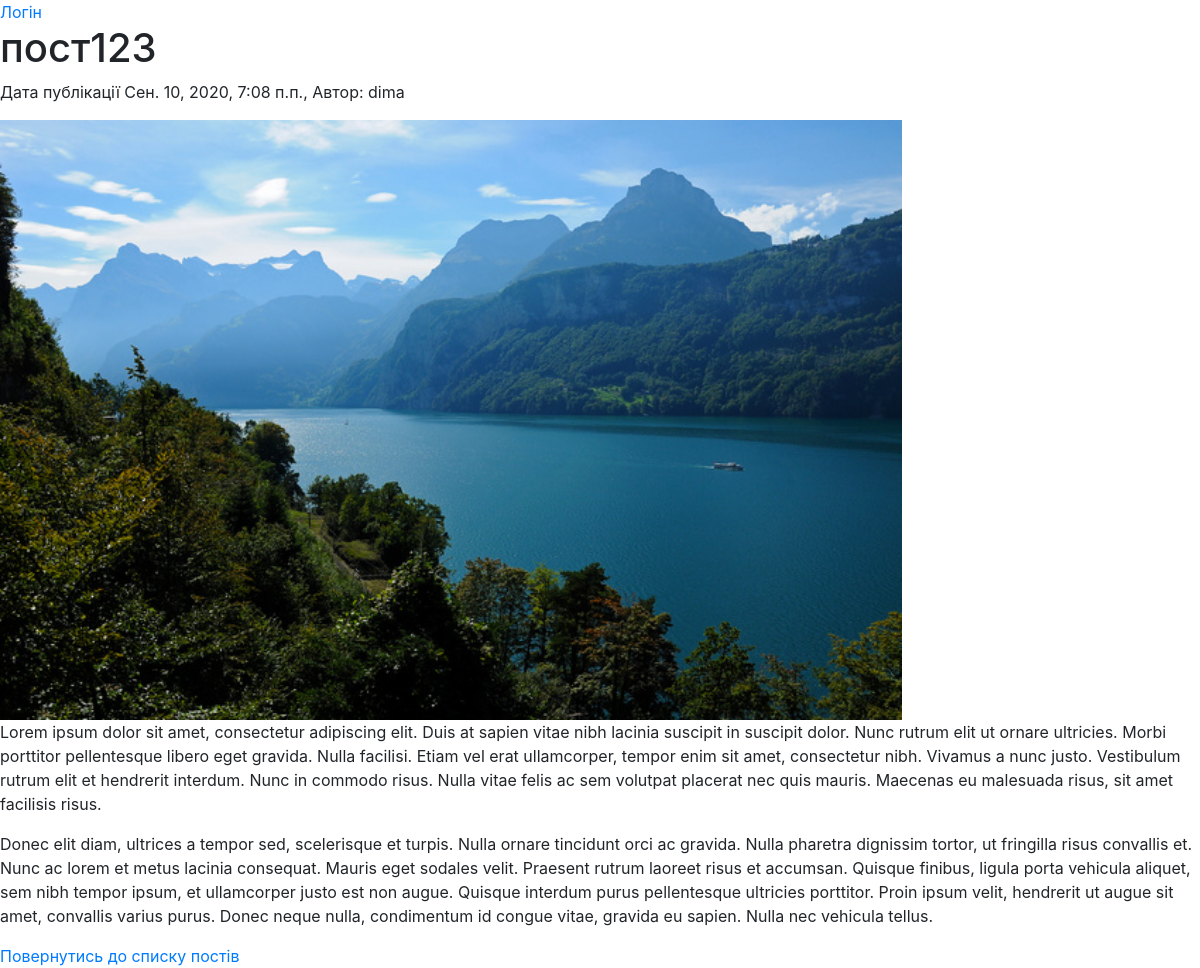
The app's page /blog/2/ with its own data.
### blog/models.py (models this page shows, shortened)
class Post(models.Model):
    title = models.CharField(max_length=250)
    author = models.ForeignKey(User, on_delete=models.CASCADE)
    text = models.TextField()
    photo = models.ImageField(upload_to='photos')
    published = models.BooleanField(default=False)
    publish = models.DateTimeField(default=timezone.now)
    created = models.DateTimeField(auto_now_add=True)
    updated = models.DateTimeField(auto_now=True)
    tags = TaggableManager()
    class Meta:
        ordering = ('-publish',)

### blog/views.py (the view)
# urls.py: path('<int:post_id>/', views.post_detail, name='post_detail'),
def post_detail(request, post_id):
    post = Post.objects.get(id=post_id)
    return render(request, 'blog/post/detail.html', {'post': post})

### templates/blog/post/detail.html (shortened to what this page needs)
{% extends "blog/base.html" %}
    {% block content %}
        {% if request.user.is_authenticated %}
        <div>
        <a href="../admin/">Сторінка Адміна</a>
            <p>
                <a href="{% url 'logout' %}">Логаут</a>
            </p>
        </div>
        {% else %}
        <a href="{% url 'login' %}">Логін</a>
    {% endif %}
        <h1>{{ post.title }}</h1>
        <p class="date">
            Дата публікації {{ post.publish }}, Автор: {{ post.author }}
        </p>
        <div>
            <img src="{{ post.photo.url }}" alt="post photo" height="600px">
            {{ post.text|linebreaks }}
        </div>
        <div>
        <a href="{% url 'post_list' %}">Повернутись до списку постів</a>
        </div>
    {% endblock %}

### templates/blog/base.html (shortened to what this page needs)
{% load static %}
<!DOCTYPE html>
<html lang="en">
<head>
    <link rel="stylesheet" href="https://stackpath.bootstrapcdn.com/bootstrap/4.5.2/css/bootstrap.min.css">
    <link href="{% static 'css/style.css' %}" rel="stylesheet">
</head>
<body>
    <div id="card-block">
        {% block content %}
        {% endblock %}
    </div>
</body>
</html>

### records on screen
Post: title "пост123", publish "Сен. 10, 2020, 7:08 п.п.", author "dima", photo (picture), text "Lorem ipsum dolor sit amet, consectetur adipiscing elit. Duis at sapien vitae nibh lacinia suscipit in suscipit dolor. Nunc rutrum elit ut ornare ultricies. Morbi porttitor pellentesque libero eget gravida. Nulla facilisi. Etiam vel erat ullamcorper, tempor enim sit amet, consectetur nibh. Vivamus a nunc justo. Vestibulum rutrum elit et hendrerit interdum. Nunc in commodo risus. Nulla vitae felis ac sem volutpat placerat nec quis mauris. Maecenas eu malesuada risus, sit amet facilisis risus. Donec elit diam, ultrices a tempor sed, scelerisque et turpis. Nulla ornare tincidunt orci ac gravida. Nulla pharetra dignissim tortor, ut fringilla risus convallis et. Nunc ac lorem et metus lacinia…"
